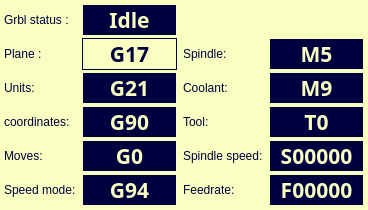
                  <widget class="QWidget" name="frmMStatus" native="true">
                   <property name="sizePolicy">
                    <sizepolicy hsizetype="Expanding" vsizetype="MinimumExpanding">
                     <horstretch>0</horstretch>
                     <verstretch>0</verstretch>
                    </sizepolicy>
                   </property>
                   <property name="styleSheet">
                    <string notr="true">background-color: rgb(248, 255, 192);
color: rgb(0, 0, 63);</string>
                   </property>
                   <layout class="QGridLayout" name="gridLayout_4">
                    <property name="leftMargin">
                     <number>4</number>
                    </property>
                    <property name="topMargin">
                     <number>4</number>
                    </property>
                    <property name="rightMargin">
                     <number>4</number>
                    </property>
                    <property name="bottomMargin">
                     <number>4</number>
                    </property>
                    <property name="verticalSpacing">
                     <number>2</number>
                    </property>
                    <item row="0" column="0">
                     <widget class="QLabel" name="label_27">
                      <property name="sizePolicy">
                       <sizepolicy hsizetype="Expanding" vsizetype="Fixed">
                        <horstretch>1</horstretch>
                        <verstretch>0</verstretch>
                       </sizepolicy>
                      </property>
                      <property name="text">
                       <string>Grbl status : </string>
                      </property>
                     </widget>
                    </item>
                    <item row="0" column="1">
                     <widget class="QLabel" name="lblEtat">
                      <property name="sizePolicy">
                       <sizepolicy hsizetype="Expanding" vsizetype="MinimumExpanding">
                        <horstretch>2</horstretch>
                        <verstretch>0</verstretch>
                       </sizepolicy>
                      </property>
                      <property name="minimumSize">
                       <size>
                        <width>95</width>
                        <height>0</height>
                       </size>
                      </property>
                      <property name="font">
                       <font>
                        <family>LED Calculator</family>
                        <pointsize>16</pointsize>
                        <weight>75</weight>
                        <bold>true</bold>
                       </font>
                      </property>
                      <property name="styleSheet">
                       <string notr="true">background-color: rgb(0, 0, 63);
color: rgb(248, 255, 192);</string>
                      </property>
                      <property name="frameShape">
                       <enum>QFrame::Box</enum>
                      </property>
                      <property name="frameShadow">
                       <enum>QFrame::Plain</enum>
                      </property>
                      <property name="text">
                       <string notr="true">Idle</string>
                      </property>
                      <property name="alignment">
                       <set>Qt::AlignCenter</set>
                      </property>
                     </widget>
                    </item>
                    <item row="1" column="0">
                     <widget class="QLabel" name="label_12">
                      <property name="sizePolicy">
                       <sizepolicy hsizetype="Expanding" vsizetype="Fixed">
                        <horstretch>1</horstretch>
                        <verstretch>0</verstretch>
                       </sizepolicy>
                      </property>
                      <property name="text">
                       <string>Plane : </string>
                      </property>
                     </widget>
                    </item>
                    <item row="1" column="1">
                     <widget class="QLabel" name="lblPlan">
                      <property name="sizePolicy">
                       <sizepolicy hsizetype="Expanding" vsizetype="MinimumExpanding">
                        <horstretch>2</horstretch>
                        <verstretch>0</verstretch>
                       </sizepolicy>
                      </property>
                      <property name="minimumSize">
                       <size>
                        <width>95</width>
                        <height>0</height>
                       </size>
                      </property>
                      <property name="font">
                       <font>
                        <family>LED Calculator</family>
                        <pointsize>16</pointsize>
                        <weight>75</weight>
                        <bold>true</bold>
                       </font>
                      </property>
                      <property name="contextMenuPolicy">
                       <enum>Qt::CustomContextMenu</enum>
                      </property>
                      <property name="styleSheet">
                       <string notr="true">background-color: rgb(0, 0, 63);
color: rgb(248, 255, 192);
QToolType {
  background-color: rgb(248, 255, 192);
  color: rgb(0, 0, 63);
}</string>
                      </property>
                      <property name="frameShape">
                       <enum>QFrame::Box</enum>
                      </property>
                      <property name="frameShadow">
                       <enum>QFrame::Plain</enum>
                      </property>
                      <property name="text">
                       <string notr="true">G17</string>
                      </property>
                      <property name="alignment">
                       <set>Qt::AlignCenter</set>
                      </property>
                     </widget>
                    </item>
                    <item row="1" column="2">
                     <widget class="QLabel" name="label_17">
                      <property name="sizePolicy">
                       <sizepolicy hsizetype="Expanding" vsizetype="Fixed">
                        <horstretch>1</horstretch>
                        <verstretch>0</verstretch>
                       </sizepolicy>
                      </property>
                      <property name="text">
                       <string>Spindle:</string>
                      </property>
                     </widget>
                    </item>
                    <item row="1" column="3">
                     <widget class="QLabel" name="lblBroche">
                      <property name="sizePolicy">
                       <sizepolicy hsizetype="Expanding" vsizetype="MinimumExpanding">
                        <horstretch>2</horstretch>
                        <verstretch>0</verstretch>
                       </sizepolicy>
                      </property>
                      <property name="minimumSize">
                       <size>
                        <width>95</width>
                        <height>0</height>
                       </size>
                      </property>
                      <property name="font">
                       <font>
                        <family>LED Calculator</family>
                        <pointsize>16</pointsize>
                        <weight>75</weight>
                        <bold>true</bold>
                       </font>
                      </property>
                      <property name="styleSheet">
                       <string notr="true">background-color: rgb(0, 0, 63);
color: rgb(248, 255, 192);</string>
                      </property>
                      <property name="frameShape">
                       <enum>QFrame::Box</enum>
                      </property>
                      <property name="frameShadow">
                       <enum>QFrame::Plain</enum>
                      </property>
                      <property name="text">
                       <string notr="true">M5</string>
                      </property>
                      <property name="alignment">
                       <set>Qt::AlignCenter</set>
                      </property>
                     </widget>
                    </item>
                    <item row="2" column="0">
                     <widget class="QLabel" name="label_14">
                      <property name="sizePolicy">
                       <sizepolicy hsizetype="Expanding" vsizetype="Fixed">
                        <horstretch>1</horstretch>
                        <verstretch>0</verstretch>
                       </sizepolicy>
                      </property>
                      <property name="text">
                       <string>Units:</string>
                      </property>
                     </widget>
                    </item>
                    <item row="2" column="1">
                     <widget class="QLabel" name="lblUnites">
                      <property name="sizePolicy">
                       <sizepolicy hsizetype="Expanding" vsizetype="MinimumExpanding">
                        <horstretch>2</horstretch>
                        <verstretch>0</verstretch>
                       </sizepolicy>
                      </property>
                      <property name="minimumSize">
                       <size>
                        <width>95</width>
                        <height>0</height>
                       </size>
                      </property>
                      <property name="font">
                       <font>
                        <family>LED Calculator</family>
                        <pointsize>16</pointsize>
                        <weight>75</weight>
                        <bold>true</bold>
                       </font>
                      </property>
                      <property name="contextMenuPolicy">
                       <enum>Qt::CustomContextMenu</enum>
                      </property>
                      <property name="styleSheet">
                       <string notr="true">background-color: rgb(0, 0, 63);
color: rgb(248, 255, 192);</string>
                      </property>
                      <property name="frameShape">
                       <enum>QFrame::Box</enum>
                      </property>
                      <property name="frameShadow">
                       <enum>QFrame::Plain</enum>
                      </property>
                      <property name="text">
                       <string notr="true">G21</string>
                      </property>
                      <property name="alignment">
                       <set>Qt::AlignCenter</set>
                      </property>
                     </widget>
                    </item>
                    <item row="2" column="2">
                     <widget class="QLabel" name="label_18">
                      <property name="sizePolicy">
                       <sizepolicy hsizetype="Expanding" vsizetype="Fixed">
                        <horstretch>1</horstretch>
                        <verstretch>0</verstretch>
                       </sizepolicy>
                      </property>
                      <property name="text">
                       <string>Coolant:</string>
                      </property>
                     </widget>
                    </item>
                    <item row="2" column="3">
                     <widget class="QLabel" name="lblArrosage">
                      <property name="sizePolicy">
                       <sizepolicy hsizetype="Expanding" vsizetype="MinimumExpanding">
                        <horstretch>2</horstretch>
                        <verstretch>0</verstretch>
                       </sizepolicy>
                      </property>
                      <property name="minimumSize">
                       <size>
                        <width>95</width>
                        <height>0</height>
                       </size>
                      </property>
                      <property name="font">
                       <font>
                        <family>LED Calculator</family>
                        <pointsize>16</pointsize>
                        <weight>75</weight>
                        <bold>true</bold>
                       </font>
                      </property>
                      <property name="styleSheet">
                       <string notr="true">background-color: rgb(0, 0, 63);
color: rgb(248, 255, 192);</string>
                      </property>
                      <property name="frameShape">
                       <enum>QFrame::Box</enum>
                      </property>
                      <property name="frameShadow">
                       <enum>QFrame::Plain</enum>
                      </property>
                      <property name="text">
                       <string notr="true">M9</string>
                      </property>
                      <property name="alignment">
                       <set>Qt::AlignCenter</set>
                      </property>
                     </widget>
                    </item>
                    <item row="3" column="0">
                     <widget class="QLabel" name="label_15">
                      <property name="sizePolicy">
                       <sizepolicy hsizetype="Expanding" vsizetype="Fixed">
                        <horstretch>1</horstretch>
                        <verstretch>0</verstretch>
                       </sizepolicy>
                      </property>
                      <property name="text">
                       <string>coordinates:</string>
                      </property>
                     </widget>
                    </item>
                    <item row="3" column="1">
                     <widget class="QLabel" name="lblCoord">
                      <property name="sizePolicy">
                       <sizepolicy hsizetype="Expanding" vsizetype="MinimumExpanding">
                        <horstretch>2</horstretch>
                        <verstretch>0</verstretch>
                       </sizepolicy>
                      </property>
                      <property name="minimumSize">
                       <size>
                        <width>95</width>
                        <height>0</height>
                       </size>
                      </property>
                      <property name="font">
                       <font>
                        <family>LED Calculator</family>
                        <pointsize>16</pointsize>
                        <weight>75</weight>
                        <bold>true</bold>
                       </font>
                      </property>
                      <property name="contextMenuPolicy">
                       <enum>Qt::CustomContextMenu</enum>
                      </property>
                      <property name="styleSheet">
                       <string notr="true">background-color: rgb(0, 0, 63);
color: rgb(248, 255, 192);</string>
                      </property>
                      <property name="frameShape">
                       <enum>QFrame::Box</enum>
                      </property>
                      <property name="frameShadow">
                       <enum>QFrame::Plain</enum>
                      </property>
                      <property name="text">
                       <string notr="true">G90</string>
                      </property>
                      <property name="alignment">
                       <set>Qt::AlignCenter</set>
                      </property>
                     </widget>
                    </item>
                    <item row="3" column="2">
                     <widget class="QLabel" name="label_19">
                      <property name="sizePolicy">
                       <sizepolicy hsizetype="Expanding" vsizetype="Fixed">
                        <horstretch>1</horstretch>
                        <verstretch>0</verstretch>
                       </sizepolicy>
                      </property>
                      <property name="text">
                       <string>Tool:</string>
                      </property>
                     </widget>
                    </item>
                    <item row="3" column="3">
                     <widget class="QLabel" name="lblOutil">
                      <property name="sizePolicy">
                       <sizepolicy hsizetype="Expanding" vsizetype="MinimumExpanding">
                        <horstretch>2</horstretch>
                        <verstretch>0</verstretch>
                       </sizepolicy>
                      </property>
                      <property name="minimumSize">
                       <size>
                        <width>95</width>
                        <height>0</height>
                       </size>
                      </property>
                      <property name="font">
                       <font>
                        <family>LED Calculator</family>
                        <pointsize>16</pointsize>
                        <weight>75</weight>
                        <bold>true</bold>
                       </font>
                      </property>
                      <property name="styleSheet">
                       <string notr="true">background-color: rgb(0, 0, 63);
color: rgb(248, 255, 192);</string>
                      </property>
                      <property name="frameShape">
                       <enum>QFrame::Box</enum>
                      </property>
                      <property name="frameShadow">
                       <enum>QFrame::Plain</enum>
                      </property>
                      <property name="text">
                       <string notr="true">T0</string>
                      </property>
                      <property name="alignment">
                       <set>Qt::AlignCenter</set>
                      </property>
                     </widget>
                    </item>
                    <item row="4" column="0">
                     <widget class="QLabel" name="label_13">
                      <property name="sizePolicy">
                       <sizepolicy hsizetype="Expanding" vsizetype="Fixed">
                        <horstretch>1</horstretch>
                        <verstretch>0</verstretch>
                       </sizepolicy>
                      </property>
                      <property name="text">
                       <string>Moves:</string>
                      </property>
                     </widget>
                    </item>
                    <item row="4" column="1">
                     <widget class="QLabel" name="lblDeplacements">
                      <property name="sizePolicy">
                       <sizepolicy hsizetype="Expanding" vsizetype="MinimumExpanding">
                        <horstretch>2</horstretch>
                        <verstretch>0</verstretch>
                       </sizepolicy>
                      </property>
                      <property name="minimumSize">
                       <size>
                        <width>95</width>
                        <height>0</height>
                       </size>
                      </property>
                      <property name="font">
                       <font>
                        <family>LED Calculator</family>
                        <pointsize>16</pointsize>
                        <weight>75</weight>
                        <bold>true</bold>
                       </font>
                      </property>
                      <property name="styleSheet">
                       <string notr="true">background-color: rgb(0, 0, 63);
color: rgb(248, 255, 192);</string>
                      </property>
                      <property name="frameShape">
                       <enum>QFrame::Box</enum>
                      </property>
                      <property name="frameShadow">
                       <enum>QFrame::Plain</enum>
                      </property>
                      <property name="text">
                       <string notr="true">G0</string>
                      </property>
                      <property name="alignment">
                       <set>Qt::AlignCenter</set>
                      </property>
                     </widget>
                    </item>
                    <item row="4" column="2">
                     <widget class="QLabel" name="label_21">
                      <property name="sizePolicy">
                       <sizepolicy hsizetype="Expanding" vsizetype="Fixed">
                        <horstretch>1</horstretch>
                        <verstretch>0</verstretch>
                       </sizepolicy>
                      </property>
                      <property name="text">
                       <string>Spindle speed:</string>
                      </property>
                     </widget>
                    </item>
                    <item row="4" column="3">
                     <widget class="QLabel" name="lblRotation">
                      <property name="sizePolicy">
                       <sizepolicy hsizetype="Expanding" vsizetype="MinimumExpanding">
                        <horstretch>2</horstretch>
                        <verstretch>0</verstretch>
                       </sizepolicy>
                      </property>
                      <property name="minimumSize">
                       <size>
                        <width>95</width>
                        <height>0</height>
                       </size>
                      </property>
                      <property name="font">
                       <font>
                        <family>LED Calculator</family>
                        <pointsize>16</pointsize>
                        <weight>75</weight>
                        <bold>true</bold>
                       </font>
                      </property>
                      <property name="styleSheet">
                       <string notr="true">background-color: rgb(0, 0, 63);
color: rgb(248, 255, 192);</string>
                      </property>
                      <property name="frameShape">
                       <enum>QFrame::Box</enum>
                      </property>
                      <property name="frameShadow">
                       <enum>QFrame::Plain</enum>
                      </property>
                      <property name="text">
                       <string notr="true">S00000</string>
                      </property>
                      <property name="alignment">
                       <set>Qt::AlignCenter</set>
                      </property>
                     </widget>
                    </item>
                    <item row="5" column="0">
                     <widget class="QLabel" name="label_16">
                      <property name="sizePolicy">
                       <sizepolicy hsizetype="Expanding" vsizetype="Fixed">
                        <horstretch>1</horstretch>
                        <verstretch>0</verstretch>
                       </sizepolicy>
                      </property>
                      <property name="text">
                       <string>Speed mode:</string>
                      </property>
                     </widget>
                    </item>
                    <item row="5" column="1">
                     <widget class="QLabel" name="lblVitesse">
                      <property name="sizePolicy">
                       <sizepolicy hsizetype="Expanding" vsizetype="MinimumExpanding">
                        <horstretch>2</horstretch>
                        <verstretch>0</verstretch>
                       </sizepolicy>
                      </property>
                      <property name="minimumSize">
                       <size>
                        <width>95</width>
                        <height>0</height>
                       </size>
                      </property>
                      <property name="font">
                       <font>
                        <family>LED Calculator</family>
                        <pointsize>16</pointsize>
                        <weight>75</weight>
                        <bold>true</bold>
                       </font>
                      </property>
                      <property name="styleSheet">
                       <string notr="true">background-color: rgb(0, 0, 63);
color: rgb(248, 255, 192);</string>
                      </property>
                      <property name="frameShape">
                       <enum>QFrame::Box</enum>
                      </property>
                      <property name="frameShadow">
                       <enum>QFrame::Plain</enum>
                      </property>
                      <property name="text">
                       <string notr="true">G94</string>
                      </property>
                      <property name="alignment">
                       <set>Qt::AlignCenter</set>
                      </property>
                     </widget>
                    </item>
                    <item row="5" column="2">
                     <widget class="QLabel" name="label_20">
                      <property name="sizePolicy">
                       <sizepolicy hsizetype="Expanding" vsizetype="Fixed">
                        <horstretch>1</horstretch>
                        <verstretch>0</verstretch>
                       </sizepolicy>
                      </property>
                      <property name="text">
                       <string>Feedrate:</string>
                      </property>
                     </widget>
                    </item>
                    <item row="5" column="3">
                     <widget class="QLabel" name="lblAvance">
                      <property name="sizePolicy">
                       <sizepolicy hsizetype="Expanding" vsizetype="MinimumExpanding">
                        <horstretch>2</horstretch>
                        <verstretch>0</verstretch>
                       </sizepolicy>
                      </property>
                      <property name="minimumSize">
                       <size>
                        <width>95</width>
                        <height>0</height>
                       </size>
                      </property>
                      <property name="font">
                       <font>
                        <family>LED Calculator</family>
                        <pointsize>16</pointsize>
                        <weight>75</weight>
                        <bold>true</bold>
                       </font>
                      </property>
                      <property name="styleSheet">
                       <string notr="true">background-color: rgb(0, 0, 63);
color: rgb(248, 255, 192);</string>
                      </property>
                      <property name="frameShape">
                       <enum>QFrame::Box</enum>
                      </property>
                      <property name="frameShadow">
                       <enum>QFrame::Plain</enum>
                      </property>
                      <property name="text">
                       <string notr="true">F00000</string>
                      </property>
                      <property name="alignment">
                       <set>Qt::AlignCenter</set>
                      </property>
                     </widget>
                    </item>
                   </layout>
                  </widget>
